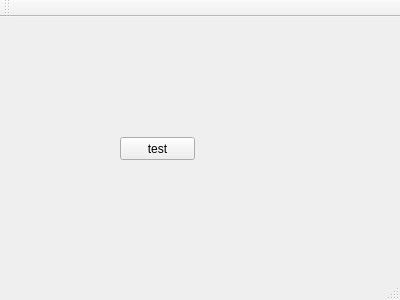
<?xml version="1.0" encoding="UTF-8"?>
<ui version="4.0">
 <class>MainWindow</class>
 <widget class="QMainWindow" name="MainWindow">
  <property name="geometry">
   <rect>
    <x>0</x>
    <y>0</y>
    <width>400</width>
    <height>300</height>
   </rect>
  </property>
  <property name="windowTitle">
   <string>MainWindow</string>
  </property>
  <widget class="QWidget" name="centralWidget">
   <widget class="QPushButton" name="pushButton">
    <property name="geometry">
     <rect>
      <x>120</x>
      <y>120</y>
      <width>75</width>
      <height>23</height>
     </rect>
    </property>
    <property name="text">
     <string>test</string>
    </property>
   </widget>
  </widget>
  <widget class="QMenuBar" name="menuBar">
   <property name="geometry">
    <rect>
     <x>0</x>
     <y>0</y>
     <width>400</width>
     <height>23</height>
    </rect>
   </property>
  </widget>
  <widget class="QToolBar" name="mainToolBar">
   <attribute name="toolBarArea">
    <enum>TopToolBarArea</enum>
   </attribute>
   <attribute name="toolBarBreak">
    <bool>false</bool>
   </attribute>
  </widget>
  <widget class="QStatusBar" name="statusBar"/>
 </widget>
 <layoutdefault spacing="6" margin="11"/>
 <resources/>
 <connections/>
</ui>
